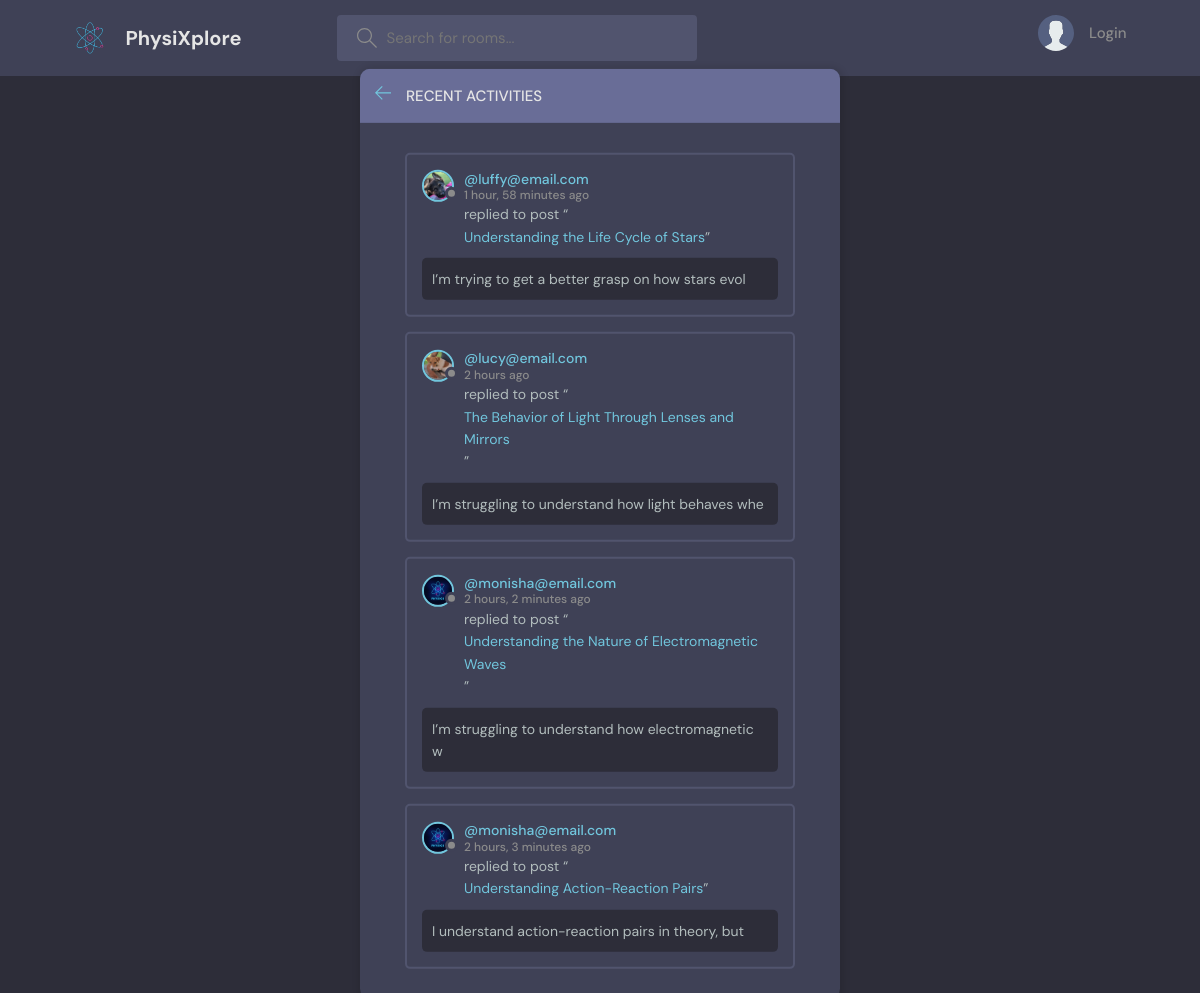
The page /activity/ on the database its author committed.
### base/models.py (models this page shows)
class Message(models.Model):                                   # one room has multiple messages
    user = models.ForeignKey(User, on_delete=models.CASCADE)   # if a user is deleted, delete all messages sent by that user
    room = models.ForeignKey(Room, on_delete=models.CASCADE)   # if a room is deleted, delete all messages in that room
    body = models.TextField()
    updated = models.DateTimeField(auto_now=True)               # makes a note of the timestamp of model updation
    created = models.DateTimeField(auto_now_add=True)           # makes a note of whenever the model was added(created)
    class Meta:
        ordering = ['-created', '-updated']
    def __str__(self):
        return str(self.body[:50])                              # trim to 1st 50 characters

class User(AbstractUser):
    name = models.CharField(max_length=200, null=True)
    email = models.EmailField(unique=True, null=True)
    bio = models.TextField(null=True, blank=True, default="Hey, there I'm using PhysiXplorer!")
    avatar = models.ImageField(null=True, default="avatar.svg")
    USERNAME_FIELD = 'email'
    REQUIRED_FIELDS = []
    @property
    def avatar_url(self):
        if self.avatar and hasattr(self.avatar, 'url'):
            return self.avatar.url
        else:
            return static('images/avatar.svg')

class Room(models.Model):                                       #inherit from models
    host = models.ForeignKey(User, on_delete=models.SET_NULL, null=True)
    topic = models.ForeignKey(Topic, on_delete=models.SET_NULL, null=True)
    name = models.CharField(max_length=200)
    description = models.TextField(null=True, blank= True)      # can be null in db, field is optional in forms
    participants = models.ManyToManyField(User, related_name='participants', blank=True)
    updated = models.DateTimeField(auto_now=True)               # makes a note of the timestamp of model updation
    created = models.DateTimeField(auto_now_add=True)           # makes a note of whenever the model was added(created)
    class Meta:
        ordering = ['-created', '-updated']                     # (arranges the content in the descending order
    def __str__(self):
        return str(self.name)

### base/views.py (the view)
# urls.py: path('activity/', views.activityPage, name="activity"),
def activityPage(request):
    room_messages = Message.objects.all()
    return render(request, 'base/activity.html', {'room_messages': room_messages})

### base/templates/base/activity.html (shortened to what this page needs)
{% extends 'main.html' %}
{% block content %}
    <main class="layout">
      <div class="container">
        <div class="layout__box">
          <div class="layout__boxHeader">
            <div class="layout__boxTitle">
              <a href="{% url 'home' %}">
                <svg version="1.1" xmlns="http://www.w3.org/2000/svg" width="32" height="32" viewBox="0 0 32 32">
                  <title>arrow-left</title>
                  <path
                    d="M13.723 2.286l-13.723 13.714 13.719 13.714 1.616-1.611-10.96-10.96h27.625v-2.286h-27.625l10.965-10.965-1.616-1.607z"
                  ></path>
                </svg>
              </a>
              <h3>Recent Activities</h3>
            </div>
          </div>
          <div class="activities-page layout__body">
            {% for message in room_messages|slice:":5"%}
            <div class="activities__box">
              <div class="activities__boxHeader roomListRoom__header">
                <a href="{% url 'user-profile' message.user.id %}" class="roomListRoom__author">
                  <div class="avatar avatar--small">
                    <img src="{{message.user.avatar_url}}" />
                  </div>
                  <p>
                    @{{message.user}}
                    <span>{{message.created|timesince}} ago</span>
                  </p>
                </a>
              </div>
              <div class="activities__boxContent">
                <p>replied to post “<a href="{% url 'room' message.room.id %}">{{message.room}}</a>”</p>
                <div class="activities__boxRoomContent">
                  {{message}}
                </div>
              </div>
            </div>
            {% endfor %}
          </div>
        </div>
      </div>
    </main>
{% endblock %}

### static/styles/style.css (style rules this page uses)
:root { --color-main: #71c6dd; --color-main-light: #e1f6fb; --color-dark: #3f4156; --color-dark-medium: #51546e; --color-dark-light: #696d97; --color-light: #e5e5e5; --color-gray: #8b8b8b; --color-light-gray: #b2bdbd; --color-bg: #2d2d39; --color-success: #5dd693; --color-error: #fc4b0b; }
* { font-family: "DM Sans", -apple-system, BlinkMacSystemFont, "Segoe UI", Roboto, Oxygen, Ubuntu, Cantarell, "Open Sans", "Helvetica Neue", sans-serif; margin: 0; padding: 0; box-sizing: border-box; text-rendering: optimizeLegibility; font-size: inherit; }
html { font-size: 56.25%; }
@media only screen and (min-width: 1200px) { html { font-size: 62.5%; } }
body { line-height: 1.6; font-weight: 400; font-size: 1.5rem; color: var(--color-light-gray); background-color: var(--color-bg); min-height: 100vh; }
img { width: 100%; }
a { display: inline-block; color: var(--color-main); text-decoration: none; }
.container { max-width: 120rem; width: 90%; margin: auto; }
.avatar { position: relative; display: inline-block; border-radius: 50%; border: 2px solid var(--color-main); }
.avatar img { display: block; border-radius: 50%; object-fit: cover; object-position: center; }
.avatar::after { content: ""; display: block; position: absolute; background-color: var(--color-gray); z-index: 111; border-radius: 50%; border: 0.3rem solid var(--color-dark); }
.avatar.avatar--small img { width: 2.8rem; height: 2.8rem; }
.avatar.avatar--small:after { width: 0.7rem; height: 0.7rem; bottom: 0px; right: -6px; }
.layout { margin-top: 2.4rem; }
.layout > .container { display: flex; justify-content: space-between; align-items: flex-start; }
.layout__box { width: 90%; max-width: 48rem; min-height: 40rem; position: absolute; top: 50%; left: 50%; transform: translate(-50%, -46%); background-color: var(--color-dark); border-radius: 1rem; box-shadow: 1px 1px 6px 3px rgba(0, 0, 0, 0.1); overflow: hidden; }
.layout__boxHeader { display: flex; padding: 1.5rem; background-color: var(--color-dark-light); }
.layout__boxTitle { display: flex; gap: 1.5rem; align-items: center; }
.layout__boxTitle h3 { text-transform: uppercase; font-weight: 500; color: var(--color-light); }
.layout__boxTitle svg { width: 1.6rem; height: 1.6rem; fill: var(--color-main); }
.layout__body { margin: 3rem; }
.roomListRoom__header { display: flex; justify-content: space-between; align-items: center; }
.roomListRoom__author { font-weight: 500; display: flex; align-items: center; gap: 1rem; }
.activities__box { margin: 1.5rem; padding: 1.5rem; border: 2px solid var(--color-dark-medium); border-radius: 5px; }
.activities__boxHeader p { font-size: 1.4rem; line-height: 1.3; }
.activities__boxHeader p span { color: var(--color-gray); font-size: 1.2rem; display: block; }
.activities__boxContent { margin-left: 4.2rem; }
.activities__boxContent { font-size: 1.4rem; }
.activities__boxRoomContent { background: var(--color-bg); padding: 1rem; border-radius: 5px; margin-top: 1rem; margin-left: -4.2rem; }

### rows shown on the page
Message: user.avatar_url (picture), user "luffy@email.com", created "1 hour, 58 minutes", room "Understanding the Life Cycle of Stars", body "I’m trying to get a better grasp on how stars evol"
Message: user.avatar_url (picture), user "lucy@email.com", created "2 hours", room "The Behavior of Light Through Lenses and Mirrors", body "I’m struggling to understand how light behaves whe"
Message: user.avatar_url (picture), user "monisha@email.com", created "2 hours, 2 minutes", room "Understanding the Nature of Electromagnetic Waves", body "I’m struggling to understand how electromagnetic w"
Message: user.avatar_url (picture), user "monisha@email.com", created "2 hours, 3 minutes", room "Understanding Action-Reaction Pairs", body "I understand action-reaction pairs in theory, but"
